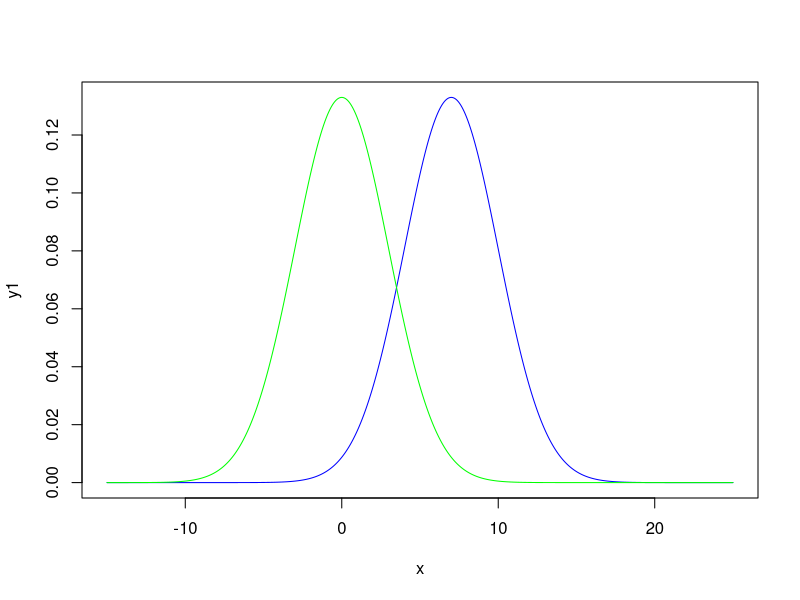
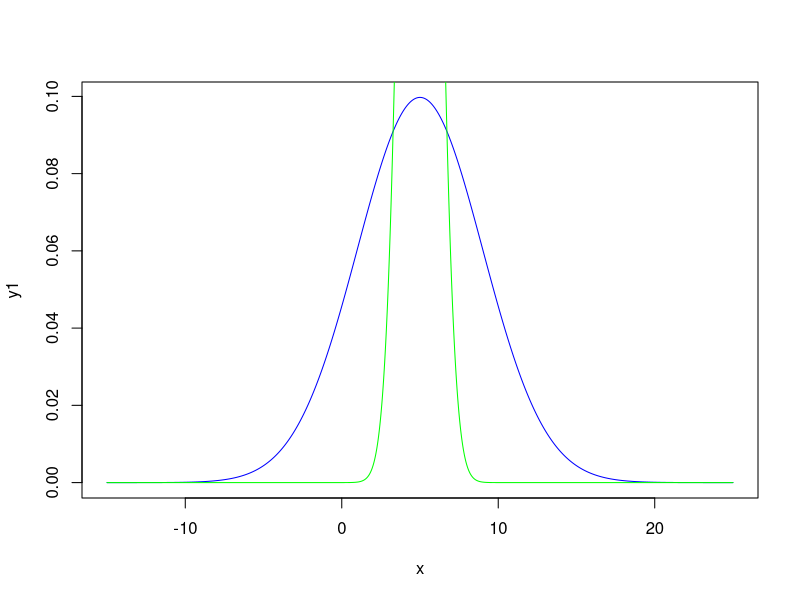
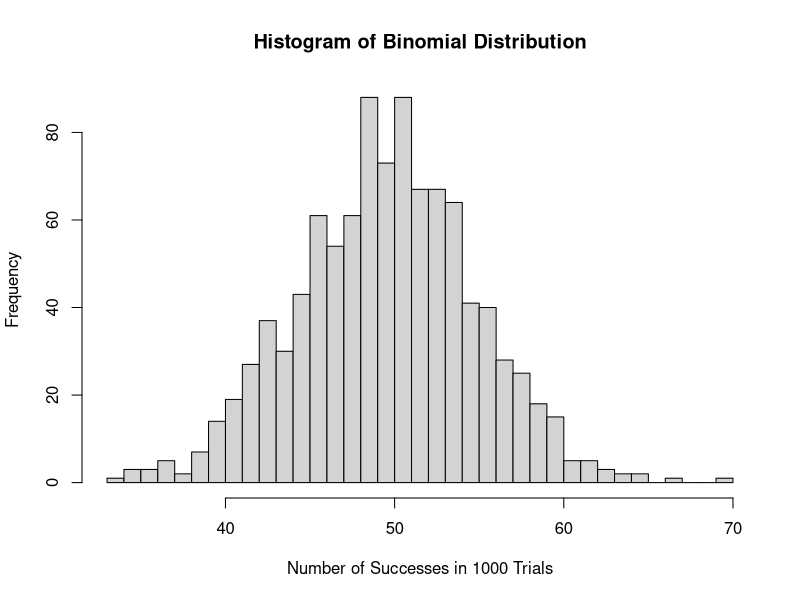
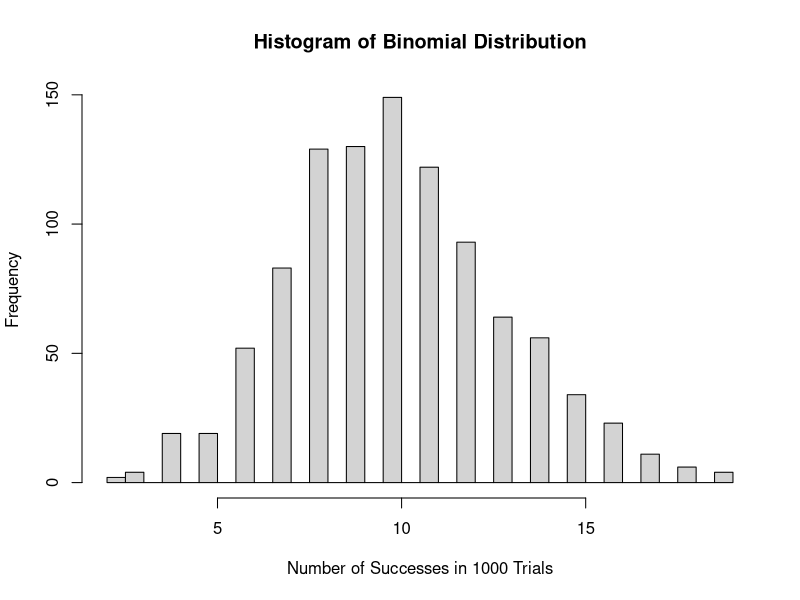
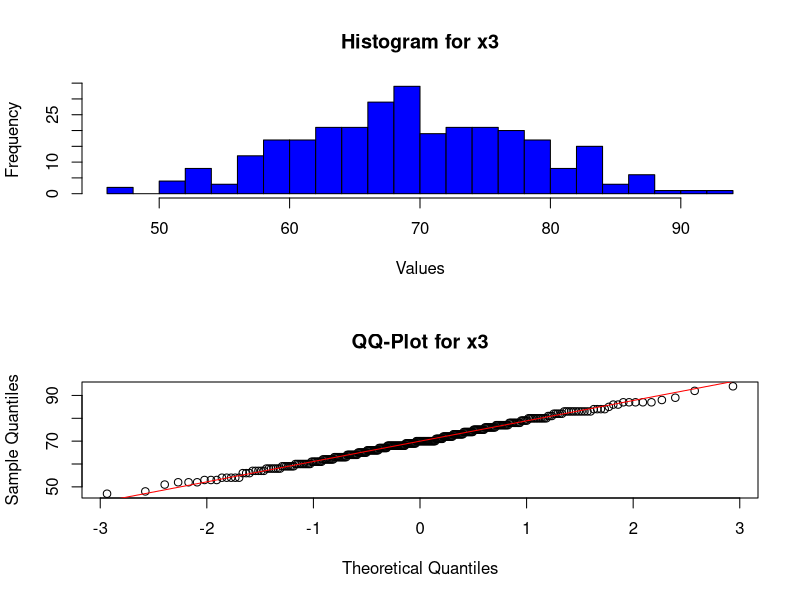
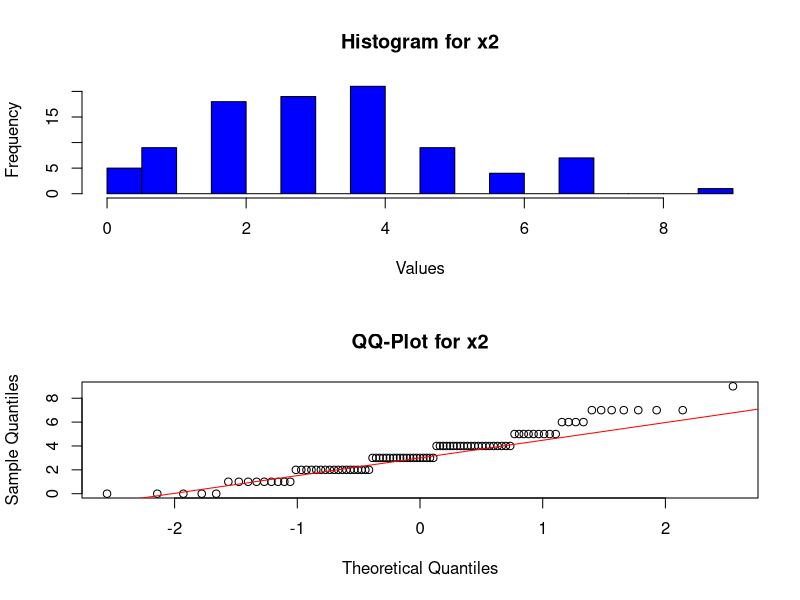
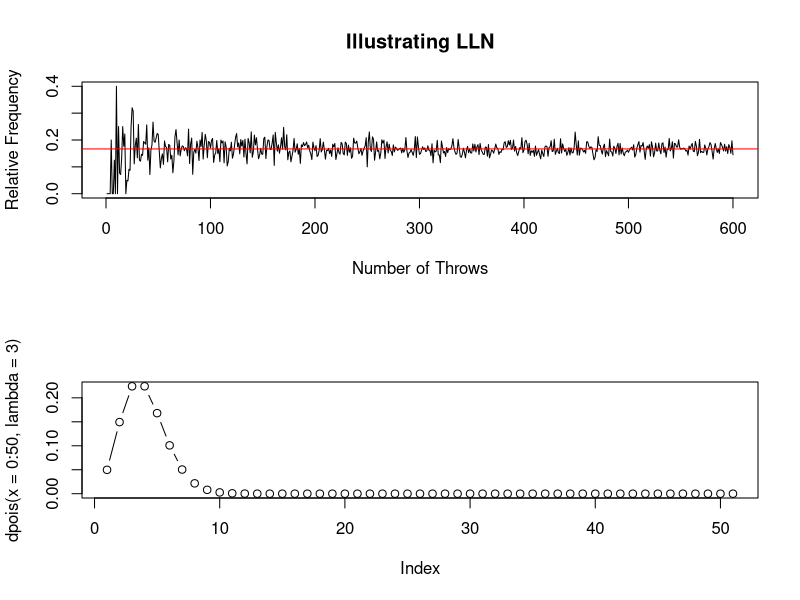
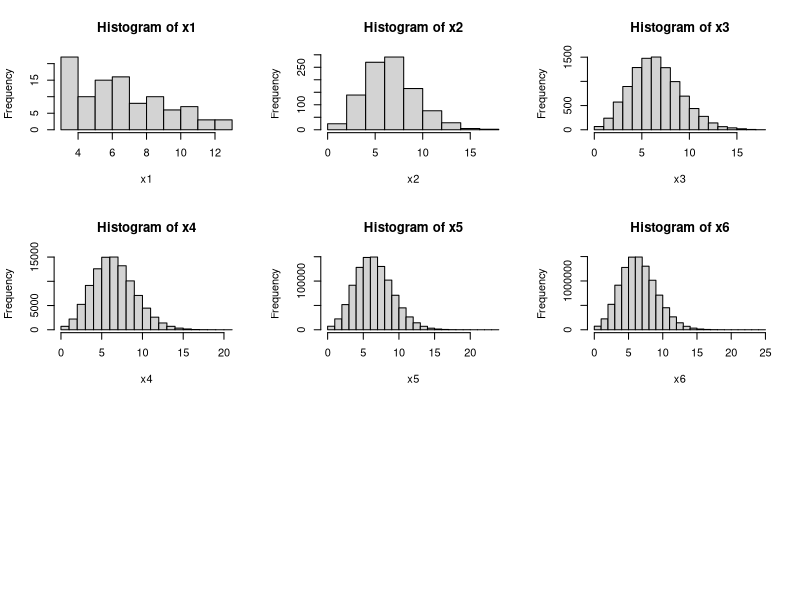

Write R code to recreate these figures, in order. (Note: this script raises an error after producing the figures.)

# Some Statistics in R ----------------------------------------------------


# Normal Distribution -----------------------------------------------------

# Let X be a random variable with mean = 5 and standard deviation = 3. Calculate
# the following probabilities: 
#   1. P(X <= 7)
#   2. P(X < 7)
#   3. P(X > 7)
#   4. P(4 <= X <= 7)

# -------------------------------------------------------------------------
help(rnorm)
mu <- 5
std <- 3
#   1. P(X <= 7)
p1 <- pnorm(7, mean = mu, sd = std )
print(p1)

#   2. P(X < 7)
p2 <- pnorm(7, mean = mu, sd = std)
print(p2)

#   3. P(X > 7)
p3 <- pnorm(7, mean = mu, sd = std, lower.tail = FALSE)
print(p3)

#   4. P(4 <= X <= 7)
p4 <- pnorm(7, mean = mu, sd = std)-pnorm(4, mean=mu, sd = std)
print(p4)

# Explain what you see ----------------------------------------------------
# två normalfördelade kurvor med samma SD, men runt olika medelvärden. Ex samma prov har skrivits i sverige men olika klasser har olika medelvärde, men liknande spridning, dvs lika ojämga eller jämna i resultatet? 
x <- seq(from = -15, to = 25, by = 0.01)
y1 <- dnorm(x, mean = 7, sd = 3)
y2 <- dnorm(x, mean = 0, sd = 3)

plot(x, y1, type = "l", col = 'blue')
lines(x, y2,col="green")


# Explain what you see ----------------------------------------------------
# Två normalfördelande kurvor med samma medelvärde, fast olika spridning. Ett exempel är att man för samma prov har samma medelvärde, men olika spridning. De med mindre spriding har fått alla i klassen på en liknande nivå
x <- seq(from = -15, to = 25, by = 0.01)
y1 <- dnorm(x, mean = 5, sd = 4)
y2 <- dnorm(x, mean = 5, sd = 1)

plot(x, y1, type = "l", col = 'blue')
lines(x, y2,col="green")


# Binomial Distribution ---------------------------------------------------

# Simulate 10000 samples from bin(n=100, p=0.5) and plot a histogram. 
# Then simulate 10000 samples from bin(n= 100, p = 0.1) and plot a histogram. 
# In the plots, what is the "middle" of the plot? 
# Which plot has a "wider" distribution? 

# What is the theoretical/true Expected Value and Variance of the two distributions? 

# Estimate the mean and variance of the two samples that you simulated by using 
# the functions mean() and var(). 
# Explain your observations. 

# Simulate 10000 samples from bin(n=100, p=0.5) and plot a histogram. 
samples <- rbinom(n = 1000, size = 100, prob = 0.5)

hist(samples, main = "Histogram of Binomial Distribution", xlab = "Number of Successes in 1000 Trials", ylab = "Frequency", breaks = 50)
#väntevärdet är 10, varians 9
mean_01 <- mean(samples)
variance_01 <- var(samples)

# Then simulate 10000 samples from bin(n= 100, p = 0.1) and plot a histogram. 
samples2 <- rbinom(n = 1000, size = 100, prob = 0.1)

hist(samples2, main = "Histogram of Binomial Distribution", xlab = "Number of Successes in 1000 Trials", ylab = "Frequency", breaks = 50)
#väntevärdet är 50, varians 25
mean_02 <- mean(samples2)
variance_02 <- var(samples2)

print(paste("Mean for p=0.5:", mean_01, "Variance for p=0.5:", variance_01))
print(paste("Mean for p=0.1:", mean_02, "Variance for p=0.1:", variance_02))

#plot 1 har större varians

#E[X] = n*p
#Var(X)= n*p*(1-p)
#vilket blir för 1: 50 och 25, 2 blir 10 och 9

#Vi ligger nära det förväntade värdet 
#[1] "Mean for p=0.5: 50.066 Variance for p=0.5: 23.381025025025"
#[1] "Mean for p=0.1: 10.009 Variance for p=0.1: 9.04396296296296"


# Confidence Intervals ----------------------------------------------------
# Explain the code/results you see below 
# -------------------------------------------------------------------------
help(t.test)
# normalfördelad data, små urvalsstorlekar, STD okänt? t-testet ger ett p-värde 
#som hjälper till att bedöma om skillnaderna mellan grupper eller behandlingseffekter är statistiskt signifikanta
data <- rnorm(4322, mean = 5, sd = 4)
t.test(data, conf.level = 0.95)$conf.int
#stickprovsmedelvärde är en rimlig uppskattning av populationens medelvärde, med den angivna konfidensnivån


# Hypothesis Testing ------------------------------------------------------
# In the code below, can we reject the hypothesis that mu = 0? 
# Can we reject the hypothesis that mu = 5? 
# How do you interpret the p-value?
# -------------------------------------------------------------------------
help(t.test)

x <- rnorm(100, mean = 0, sd = 4)

t.test(x, mu = 0)
t.test(x, mu = 5)
#0 finns det inte statistiskt signifikant bevis för att medelvärdet skiljer sig från 0
#5, förkasta nollhypotesen om att det sanna medelvärdet är 5. det signifikant bevis för att medelvärdet för populationen inte är 5

# Testing for normality ---------------------------------------------------
# The Shapiro wilk normality test is a test of normality, the null
# hypothesis is that the data comes from a normal distribution.
# Comment on the results below.
# -------------------------------------------------------------------------
?shapiro.test

x1 <- rnorm(741, mean = 8, sd = 30)
x2 <- rpois(93, lambda = 3)
x3 <- rpois(301, lambda = 70)

shapiro.test(x1)
shapiro.test(x2)
shapiro.test(x3)

#p-värdet för x1 är större än 0.05, så det finns inge grund för att förkasta nollhypotesen om att datan är normalfördelad.
#p-värdet x2 är däremot lågt.Inte normalfördelat
#x3 är osäkert
# För x3
par(mfrow = c(2, 1)) # Arrangerar plotterna vertikalt
hist(x3, main = "Histogram for x3", xlab = "Values", col = "blue", breaks = 30)
qqnorm(x3, main = "QQ-Plot for x3")
qqline(x3, col = "red")

par(mfrow = c(2, 1)) # Arrangerar plotterna vertikalt
hist(x2, main = "Histogram for x2", xlab = "Values", col = "blue", breaks = 30)
qqnorm(x2, main = "QQ-Plot for x2")
qqline(x2, col = "red")
# -------------------------------------------------------------------------
# Generate 10 samples from N(5, 10) and then estimate
# the expected value (by using the mean() function)
# and standard deviation (by using the sd() function) of the data. 
# Do the same thing but use 100 samples instead. 
# Do the same thing but use 10000 samples instead. 

# When estimating fixed, but unknown parameters in reality, 
# should you strive for many or few samples/observations? Why?
# -------------------------------------------------------------------------
data <- rnorm(10, mean = 5, sd=10)
estimated_mean <- mean(data)
estimated_sd <- sd(data)
print(paste("Estimated mean 10:", estimated_mean))
print(paste("Estimated standard deviation:", estimated_sd))

data2 <- rnorm(100, mean = 5, sd=10)
estimated_mean <- mean(data2)
estimated_sd <- sd(data2)
print(paste("Estimated mean 100:", estimated_mean))
print(paste("Estimated standard deviation:", estimated_sd))

data3 <- rnorm(1000, mean = 5, sd=10)
estimated_mean <- mean(data3)
estimated_sd <- sd(data3)
print(paste("Estimated mean 1000:", estimated_mean))
print(paste("Estimated standard deviation:", estimated_sd))

#
# Law of Large Numbers (LLN) ----------------------------------------------

# Illustration of the Law of Large Numbers (LLN) [Called "De relative frekvensernas stabilitet" in the book
# "Statistisk Dataanalys"p.14], the code is provided below. 
# 
#   1. Simulate 600 dice throws. 
#   Hint: use the sample() function. You should also create an empty vector that
#   you append with the relative frequencies for 1, 2, ... 600 throws.
#   
#   2. Plot the relative frequency of the number of times three dots occur for 1, 2, ..., 600 throws.
#   3. To what number does the relative frequency converge to? 
#       What is the probability of getting three dots when throwing a dice? Do these two numbers coincide?
#   4. Explain what you observe. 
# -------------------------------------------------------------------------
empty_vec <- c()

for (i in seq(600)){
  throws <- sample(1:6, i, TRUE)
  relative_freq <- sum(throws == 3)/length(throws)
  empty_vec <- c(empty_vec, relative_freq)
}

plot(empty_vec, type="l", ylab='Relative Frequency', xlab='Number of Throws', main='Illustrating LLN')
abline(h=1/6, col = 'red')




# The rest of the script is "bonus material" and can be skipped -----------


# Confidence interval for proportions -------------------------------------
# Assume we ask 1000 people who they will vote for and 4.2% answer Centerpartiet (C).
# Create a 90% Confidence Interval to get the proportion that would vote for C
# if we surveyed the whole population ("Totalundersökning").
# OBS: note we want a 90% confidence interval.
# -------------------------------------------------------------------------
p <- 0.042
n <- 1000
z <- 1.6449
s_p <- sqrt(p*(1-p)/n)

ci_lower <- p - z*s_p
ci_upper <- p + z*s_p

print(ci_lower)
print(ci_upper)

# -------------------------------------------------------------------------
# Recall that the poisson distribution is a discrete distribution which
# can take the values 0, 1, 2, 3, ... . 
# From the plot below you see that the distribution is not the same as the
# normal distribution, since it for example is not symmetric and can only attain values >= 0.
# However, the lambda parameter changes the look of the distribution, 
# feel free to experiment with it to see the effect. 
# -------------------------------------------------------------------------
plot(dpois(x=0:50,lambda=3),type="b")

# -------------------------------------------------------------------------
# By using the Central Limit Theorem (CLT), explain what you see below. 
# -------------------------------------------------------------------------
x1 <- rpois(100, lambda = 7)
x2 <- rpois(1000, lambda = 7)
x3 <- rpois(10000, lambda = 7)
x4 <- rpois(100000, lambda = 7)
x5 <- rpois(1000000, lambda = 7)
x6 <- rpois(10000000, lambda = 7)
x7 <- rpois(100000000, lambda = 7)

par(mfrow=c(3,3))
hist(x1)
hist(x2)
hist(x3)
hist(x4)
hist(x5)
hist(x6)
hist(x7)


# Confidence Interval -----------------------------------------------------
# Assuming X is N(10, 3), we know (see example calculation below) that
# a random sample x will with probability 95% be between: 
#   
#   ci_lower = 10 - 1.96 * 3 and
#   ci_upper = 10 + 1.96 * 3
# 
# Example, for the ci_upper, we do the following calculation: 
# P(X > ci\_upper) = P(X > 10 + 1.96 * 3) = P(Z > 1.96) = 0.025
# where we used standardization in the penultimate step. 

# This means that if you get observations from the normal distribution above, 
# you would "expect" 95% of them to be between ci_lower and ci_upper. 

# Your task is now to simulate 10, 100, 1000 and 10000 normally distributed samples
# from N(10, 3) and check the relative frequency (%) of how many samples fall
# outside the confidence interval. How many % should it theoretically be?
# -------------------------------------------------------------------------
ci_lower <- 10 - 1.96*3 
ci_upper <- 10 + 1.96*3 

print(ci_lower)
print(ci_upper)

x <- rnorm(100, mean = 10, sd = 3)

result <- c()
for (i in x) {
  if (i >= ci_lower & i <= ci_upper) {
    result <- c(result, 0)
  }
  else {
    result <- c(result, 1)
  }
}

# print(result)
rel_freq_of_exceptions <- mean(result)
print(rel_freq_of_exceptions)

# -------------------------------------------------------------------------
# Notation: N(10, 5) is a normal distributed variable with mean 10 and standard
# deviation 5. 


# Create two empty vectors, x1 and x2. 
# Now do a for loop 100 times, where you for each iteration: 
#   1) Take the mean of 80 samples from N(10, 5) and store it in x1. 
#   2) Take the mean of 80 samples from N(10, 20) and store it in x2.

# So, your vectors x1 and x2 should contain 100 values. 

# (From p.148 in the book "Statistisk Dataanalys"), we know that the mean is an unbiased estimate
# of the fixed, but unknown "True" mean often called "mu". 
# The nice thing is that in our Monte Carlo Simulation we know the true mean.
# Plot histograms of x1 and x2 and comment on the result, do we on "average"
# get the right mean? 

# Is it easier or harder to estimate the mean when the variance is low/high?
# How is this knowledge useful in reality?

x1 <- c()
x2 <- c()
for (i in 1:100){
  x1 <- c(x1, mean(rnorm(80, mean = 10, sd = 5)))
  x2 <- c(x2, mean(rnorm(80, mean = 10, sd = 20)))
}

# Plotting two histograms in same plot: 
# https://stackoverflow.com/questions/3541713/how-to-plot-two-histograms-together-in-r .
h1 <- hist(x1)
h2 <- hist(x2)

plot(h1, col=rgb(0,0,1,1/4), xlim=c(2,19))  # first histogram
plot(h2, col=rgb(1,0,0,1/4), xlim=c(2,19), add=T)  # second

# -------------------------------------------------------------------------
# Redo the same analysis as above but with 10000 generated samples and see
# if there is any difference (copy the code from above). Comment on the results. 
# -------------------------------------------------------------------------
x1 <- c()
x2 <- c()
for (i in 1:100){
  x1 <- c(x1, mean(rnorm(10000, mean = 10, sd = 5)))
  x2 <- c(x2, mean(rnorm(10000, mean = 10, sd = 20)))
}

h1 <- hist(x1)
h2 <- hist(x2)

# Plotting two histograms in same plot: https://stackoverflow.com/questions/3541713/how-to-plot-two-histograms-together-in-r .
plot(h1, col=rgb(0,0,1,1/4), xlim=c(2,19))  # first histogram
plot(h2, col=rgb(1,0,0,1/4), xlim=c(2,19), add=T)  # second

